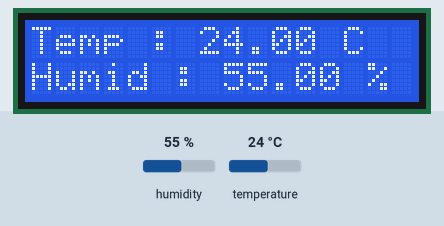
A sketch run on a simulated Arduino Uno, built with avr-gcc and run on an emulated ATmega328P. Parts: 16×2 character LCD. Inputs (shaded band) come from the test bench; at power-on: humidity 55 %, temperature 24 °C.

Above: at 2.2 s.
2.3 s: humidity set to 22 %
At 4.4 s:
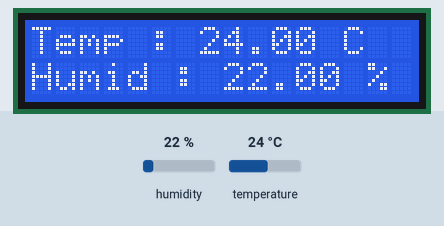
4.7 s: temperature set to 12 °C
At 6.5 s:
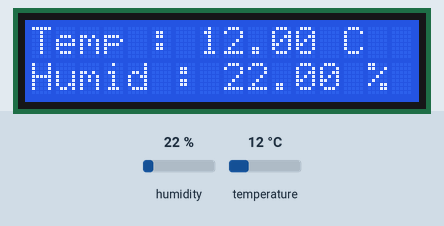
6.8 s: humidity set to 40 %
At 8.4 s:
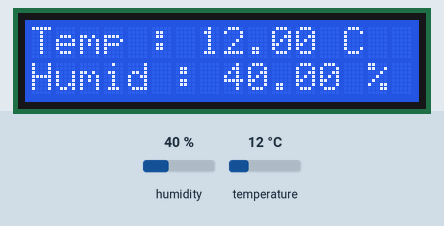
8.9 s: temperature set to 19 °C
At 10.3 s:
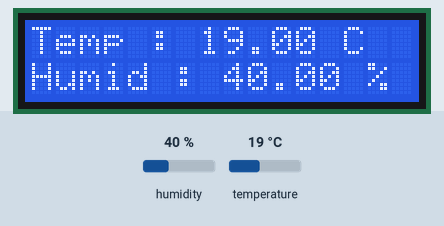
Timing chart, 0 to 11.9 s (numbered marks = the images above; inputs shaded):
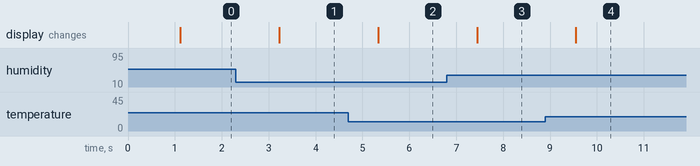

The sketch:

termometer_edit.ino
```cpp
#include <Wire.h>
#include <LiquidCrystal_I2C.h>
#include <DHT.h>

LiquidCrystal_I2C lcd(0x27, 16, 2);
DHT dht(7,DHT11);

void setup(){
   lcd.init();
   lcd.backlight();
   delay(1000);
}

void loop(){
  dht.read(7);
  lcd.clear();
  lcd.print("Temp : ");
  lcd.print(dht.readTemperature());
  lcd.print(" C");
  lcd.setCursor(0,1);
  lcd.print("Humid : ");
  lcd.print(dht.readHumidity());
  lcd.print(" %");

delay(1000);
}
```

Measured:
- after the input at 2.3 s, the display: changes after 0.93 s (image 1)
- after the input at 4.7 s, the display: changes after 0.64 s (image 2)
- after the input at 6.8 s, the display: changes after 0.64 s (image 3)
- after the input at 8.9 s, the display: changes after 0.65 s (image 4)
